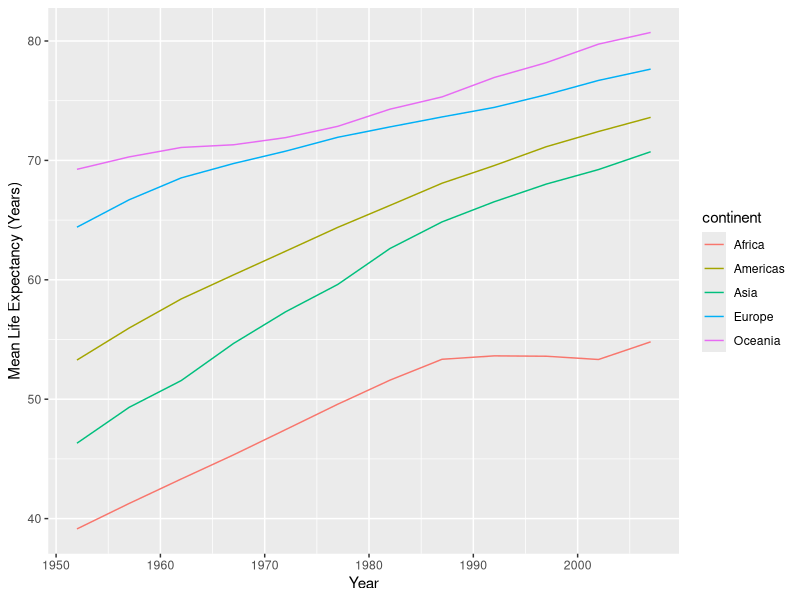
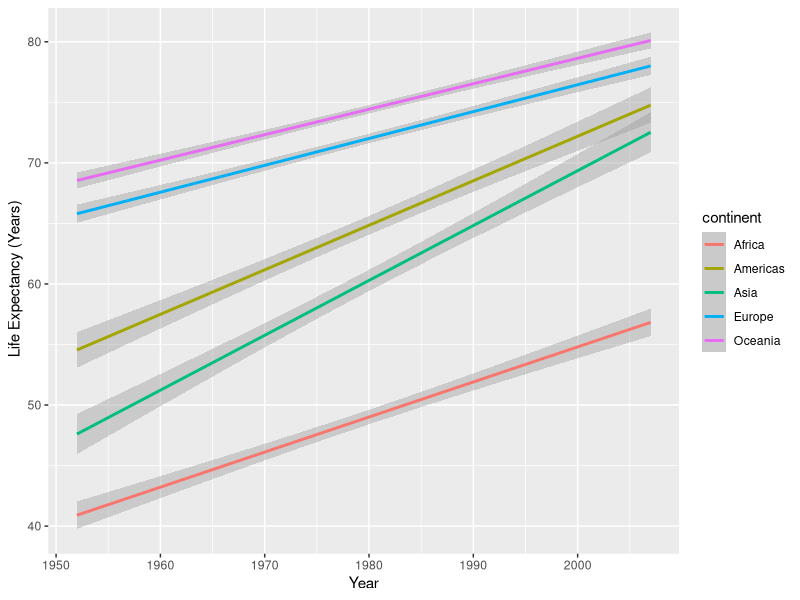
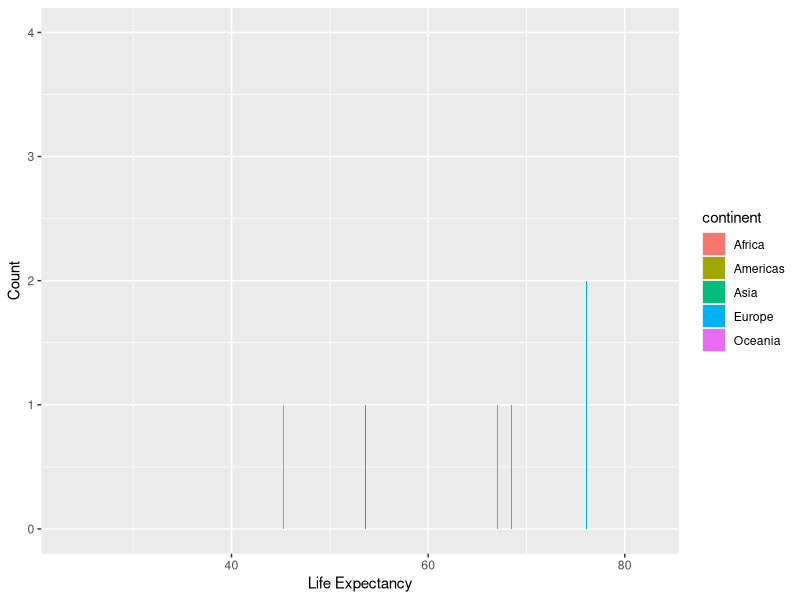
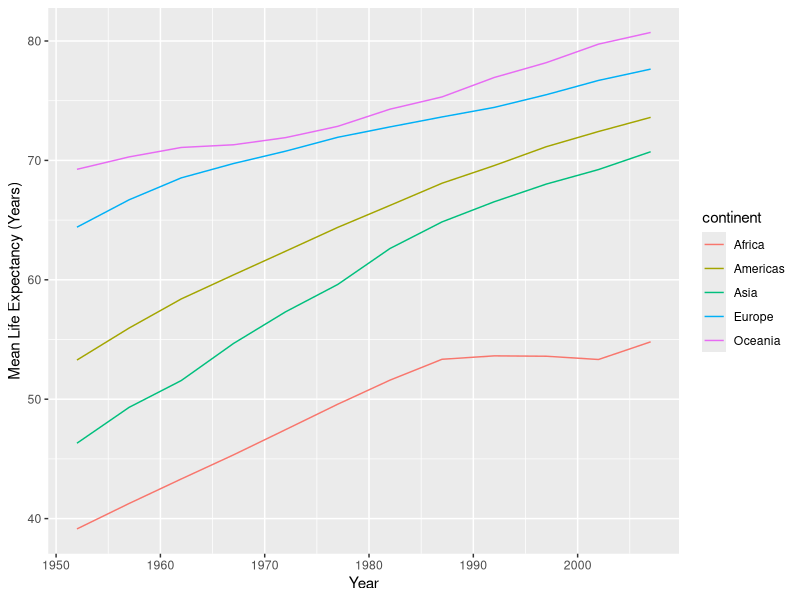
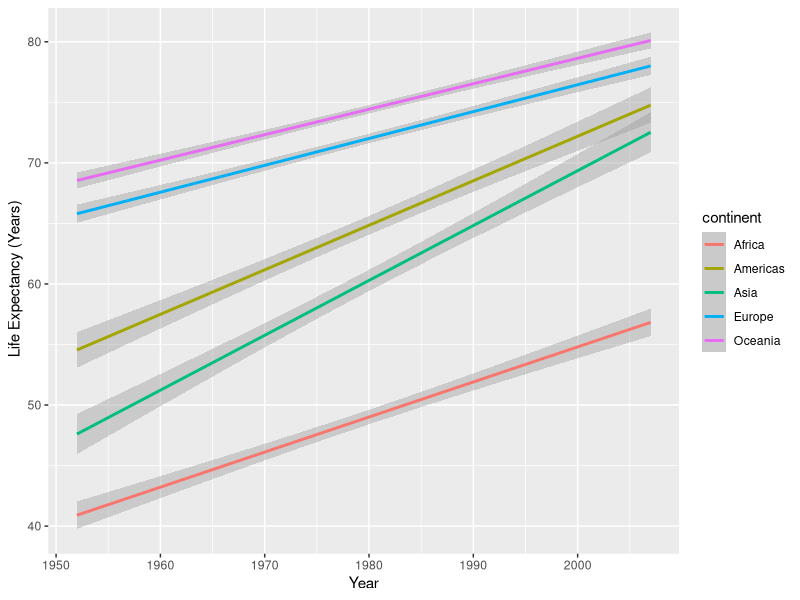
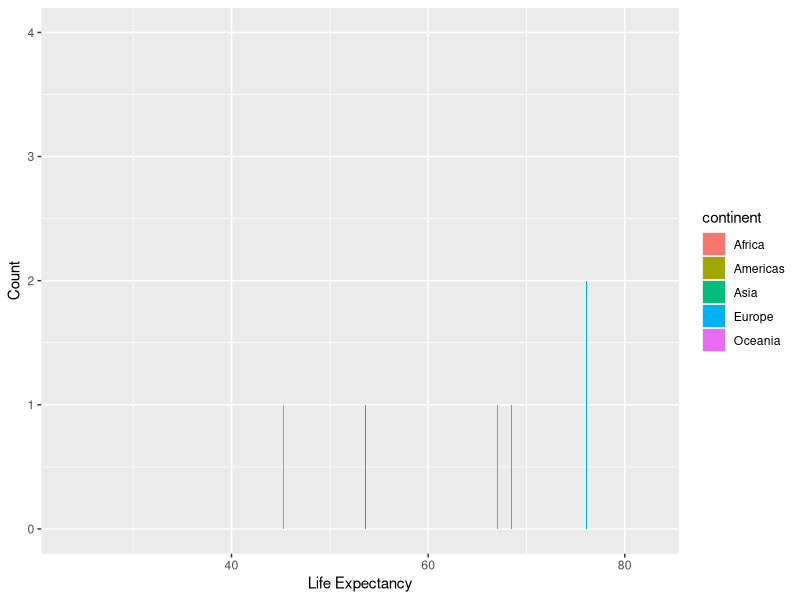

Write the R code that produced these figures, in order.
library(ggplot2)
library(lattice)
library(plyr)
require(graphics)
library(RColorBrewer)
gDat <- read.delim("gapminderDataFiveYear.txt")
#display.brewer.pal(n = 5, name = 'Dark2')
#p1BrewColors <- brewer.pal(n = 5, name = "Dark2")
#using my homework 4
lifeExpCont <- ddply(gDat, .(continent, year), summarize, meanLifeExp = mean(lifeExp))
p1 <- ggplot(lifeExpCont, aes(x = year, y = meanLifeExp, colour = continent))
p1 + geom_line() +  ylab("Mean Life Expectancy (Years)") + xlab("Year") 
ggsave("meanLifeExp.png")
p2 <- ggplot(gDat, aes(x = year, y = lifeExp, colour = continent))
p2 + geom_smooth(method = "lm") +  ylab(" Life Expectancy (Years)") + xlab("Year")
ggsave("LifeExpErrorIntervalsLinearModel.png")
p3 <- ggplot(gDat, aes(x = lifeExp, fill = continent))
p3 + geom_bar(binwidth = 1.5) + ylab("Count") + xlab("Life Expectancy")
ggsave("LayeredHistogram.png")
gDat <- within(gDat, continent <- reorder(continent, lifeExp, mean)) #reorder continents
gDat <- arrange(gDat, continent) #reorder complete
write.table(gDat, "gapminderOrderedContinents.tsv", quote = FALSE,
            sep = "\t", row.names = FALSE)
#levels(jDat$continent)
#reference http://www.stat.ubc.ca/~jenny/STAT545A/block04_dataAggregation.html
gFit <- function(x){
  lm(lifeExp ~ I(year - 1952), x)
}
gFun <- function(x) {
  estCoefs <- coef(lm(lifeExp ~ I(year - 1952), x))
  estResid <- summary(gFit(x))$sigma
  estAll <- c(estCoefs, estResid)
  names(estAll) <- c("intercept", "slope", "residual")
  return(estAll)
}
jDat <- droplevels(subset(gDat, continent != "Oceania"))
gCoefs <- ddply(jDat, ~country + continent, gFun)
gCoefs <- arrange(gCoefs, continent)
write.table(gCoefs, "gapminderWithInterceptsOrdered.tsv", quote = FALSE,
            sep = "\t", row.names = FALSE)
